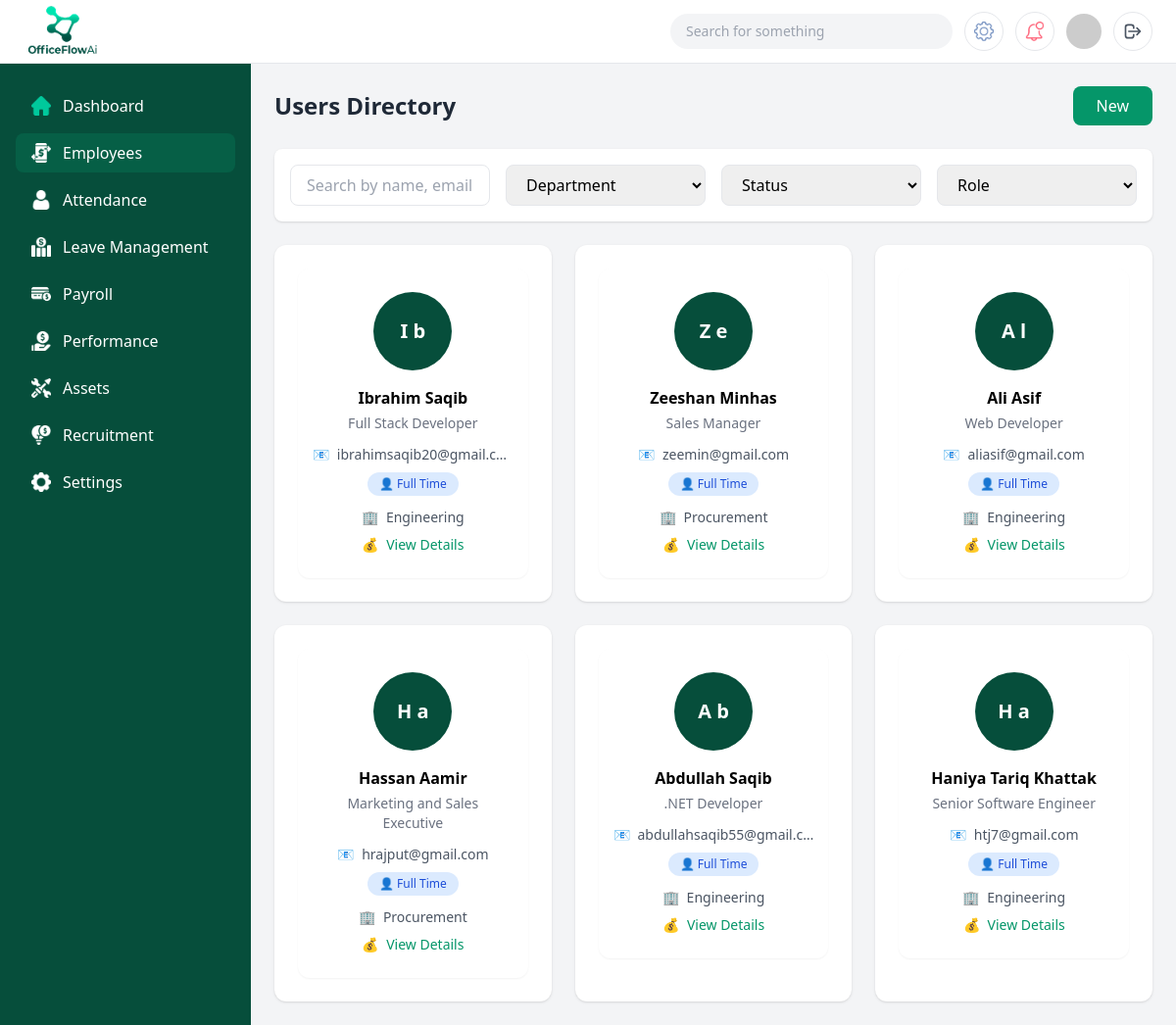
Before: /employees/directory/ (signed in) with the older database file.
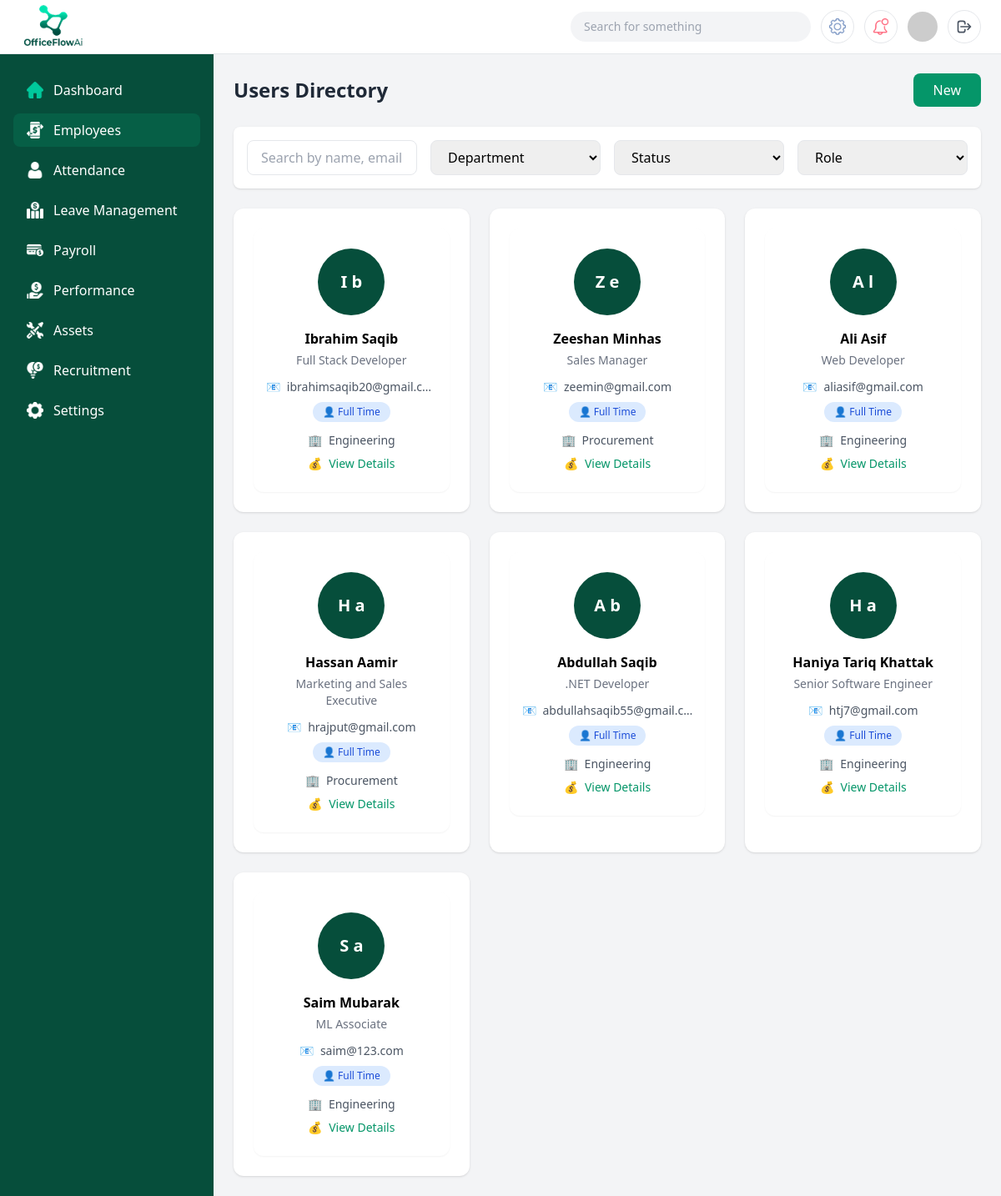
After: the same page with the newer database file.
### core/models.py (models this page shows)
class EmployeeProfile(models.Model):
    user = models.OneToOneField(User, on_delete=models.CASCADE)
    employee_id = models.CharField(max_length=20, unique=True)
    department = models.CharField(
        max_length=30,
        choices=[
            ('ENGINEERING', 'Engineering'),
            ('PROCUREMENT', 'Procurement'),
            ('FINANCE', 'Finance'),
            ('CONSTRUCTION', 'Construction'),
            ('HSE', 'HSE'),
        ]
    )
    job_title = models.CharField(max_length=100)
    office = models.CharField(max_length=100, blank=True)
    employment_type = models.CharField(
        max_length=20,
        choices=[
            ('FULL_TIME', 'Full Time'),
            ('PART_TIME', 'Part Time'),
            ('CONTRACT', 'Contract'),
        ]
    )
    status = models.CharField(
        max_length=20,
        choices=[
            ('ACTIVE', 'Active'),
            ('INACTIVE', 'Inactive'),
            ('TERMINATED', 'Terminated'),
        ],
        default='ACTIVE'
    )
    join_date = models.DateField()
    exit_date = models.DateField(null=True, blank=True)
    created_at = models.DateTimeField(auto_now_add=True)

class EmployeePersonalInfo(models.Model):
    employee = models.OneToOneField(EmployeeProfile, on_delete=models.CASCADE)
    full_name = models.CharField(max_length=150)
    gender = models.CharField(
        max_length=10,
        choices=[('MALE','Male'), ('FEMALE','Female'), ('OTHER','Other')]
    )
    date_of_birth = models.DateField()
    marital_status = models.CharField(max_length=20)
    email = models.EmailField()
    phone_number = models.CharField(max_length=20)
    personal_id = models.CharField(max_length=50)  # CNIC / Passport
    emergency_contact = models.CharField(max_length=20)
    timezone = models.CharField(max_length=50, default='UTC+5')

### core/views.py (the view)
@login_required
@user_passes_test(is_hr_or_superuser)
def employee_directory_view(request):
    employees = EmployeeProfile.objects.select_related('employeepersonalinfo').all()
    context = {
        'employees': employees,
    }
    return render(request, "adminPages/employee_directory.html", context)

### core/views.py (called while the page is built)
def is_hr_or_superuser(user):
    return user.is_authenticated and (user.is_superuser or user.groups.filter(name='HR').exists())

### core/templates/adminPages/employee_directory.html (shortened to what the changed rows need)
{% load static %}
<!DOCTYPE html>
<html lang="en">
  <head>
    <script src="https://cdn.tailwindcss.com"></script>
  </head>
  <body class="bg-gray-100">
    <div class="flex pt-16">
      <main class="flex-1 lg:ml-64 p-6">
        <div class="flex justify-between items-center mb-6">
          <h1 class="text-2xl font-semibold text-gray-800">Users Directory</h1>
        </div>
        <div
          id="employeeGrid"
          class="grid grid-cols-1 md:grid-cols-2 lg:grid-cols-3 xl:grid-cols-4 gap-6"
        >
          {% for employee in employees %}
          <a
            href="{% url 'employee_general_admin' employee.employee_id %}"
            class="employee-card bg-white rounded-xl shadow hover:shadow-lg transition-shadow p-6 cursor-pointer"
            data-name="{{ employee.employeepersonalinfo.full_name|default:'N/A' }}"
            data-email="{{ employee.employeepersonalinfo.email|default:'N/A' }}"
            data-id="{{ employee.employee_id }}"
            data-department="{{ employee.department }}"
            data-status="{{ employee.status }}"
          >
            <div
              class="flex flex-col items-center text-center bg-white rounded-xl p-6 shadow-sm"
            >
              <div
                class="w-20 h-20 rounded-full flex items-center justify-center text-xl font-semibold text-white mb-4"
                style="background-color: #064e3b"
              >
                {{ employee.employeepersonalinfo.full_name|slice:":1" }}
                {{employee.employeepersonalinfo.full_name|slice:"1:2" }}
              </div>
              <h3 class="font-semibold text-base mb-1">
                {{ employee.employeepersonalinfo.full_name|default:"N/A" }}
              </h3>
              <p class="text-sm text-gray-500 mb-3">{{ employee.job_title }}</p>
              <div class="flex items-center gap-2 text-sm text-gray-600 mb-2">
                <span>📧</span>
                <span class="truncate max-w-[180px]">
                  {{ employee.employeepersonalinfo.email|default:"N/A" }}
                </span>
              </div>
              <span
                class="inline-block px-3 py-1 text-xs rounded-full mb-3 {% if employee.employment_type == 'FULL_TIME' %} bg-blue-100 text-blue-700 {% elif employee.employment_type == 'CONTRACT' %} bg-purple-100 text-purple-700 {% else %} bg-gray-100 text-gray-700 {% endif %}"
              >
                👤 {{ employee.get_employment_type_display }}
              </span>
              <div class="flex items-center gap-2 text-sm text-gray-600 mb-2">
                <span>🏢</span>
                <span>
                  {{employee.get_department_display|default:employee.department}}
                </span>
              </div>
              <div
                class="flex items-center gap-2 text-sm text-emerald-600 font-medium"
              >
                <span>💰</span>
                <span>View Details</span>
              </div>
            </div>
          </a>
          {% endfor %}
        </div>
      </main>
    </div>
  </body>
</html>

Changed rows visible on the page:
added EmployeeProfile: employeepersonalinfo.full_name "S", employeepersonalinfo.full_name "a", employeepersonalinfo.full_name "Saim Mubarak", job_title "ML Associate", employeepersonalinfo.email "saim@123.com", employment_type "Full Time", department "Engineering"
